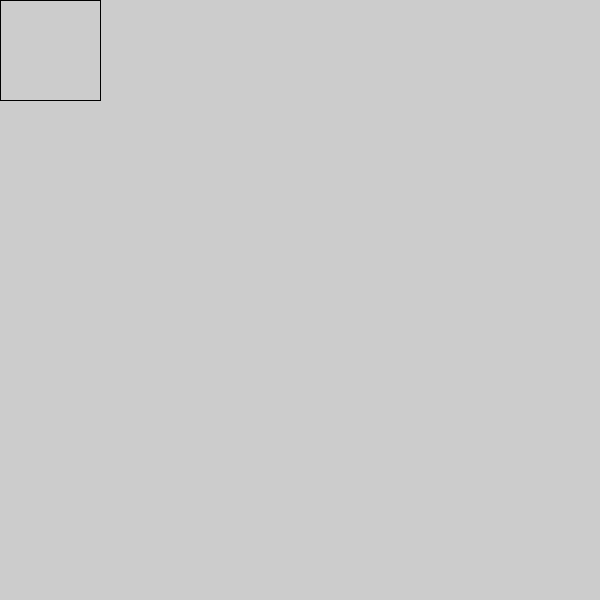
Frame 1 (no input)
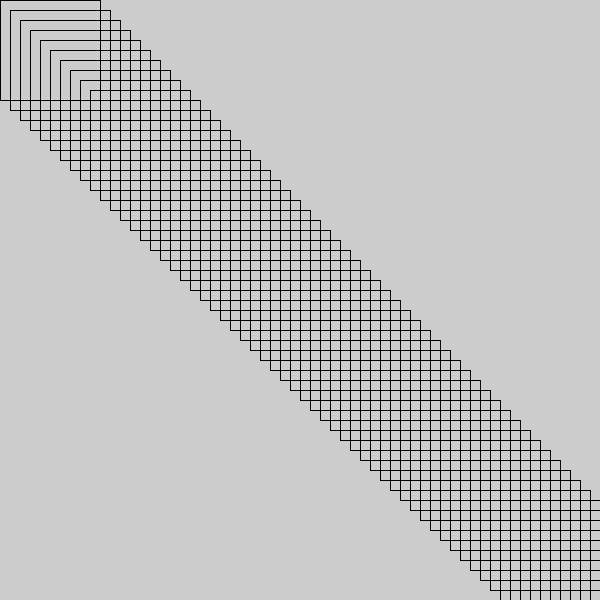
Frame 60 (the mouse pressed at the canvas centre just before this capture)
Frame 120 (the mouse held since frame 60 and released just before this capture): identical to frame 60, image omitted

The Processing sketch that drew these frames (run headless with seeded random() and noise(); from frame 60 on, the mouse is pressed at the canvas centre):

// Processing sketch: Practice_1
// ── Practice_1.pde

void setup() {
  size(600, 600);
}

int x = 0;
int y = 0;

void draw() {
  fill(255,255,255,0);
  rect(x, y, 100, 100);
  x = x+10;
  y = y+10;
}
